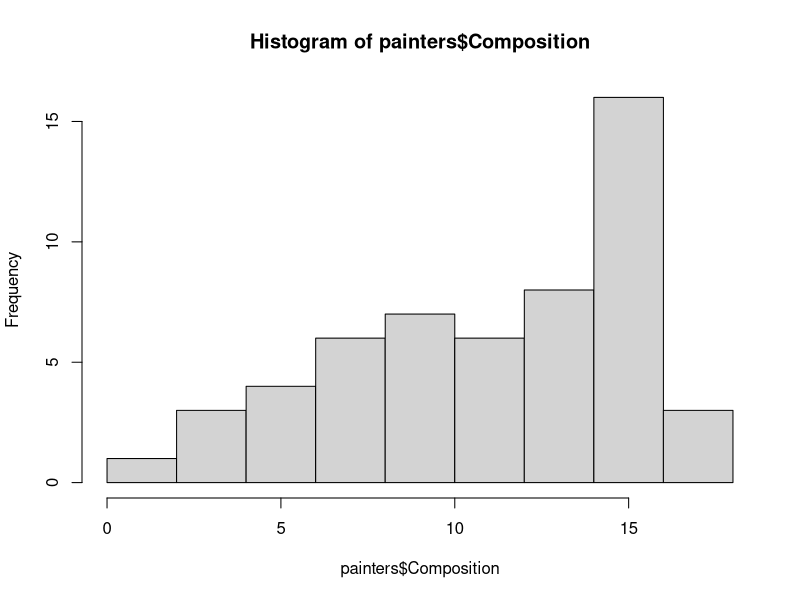
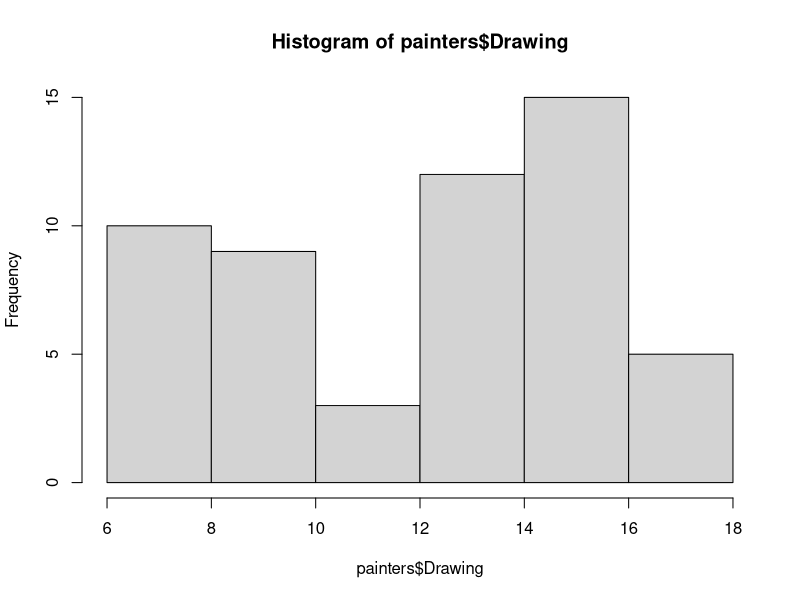
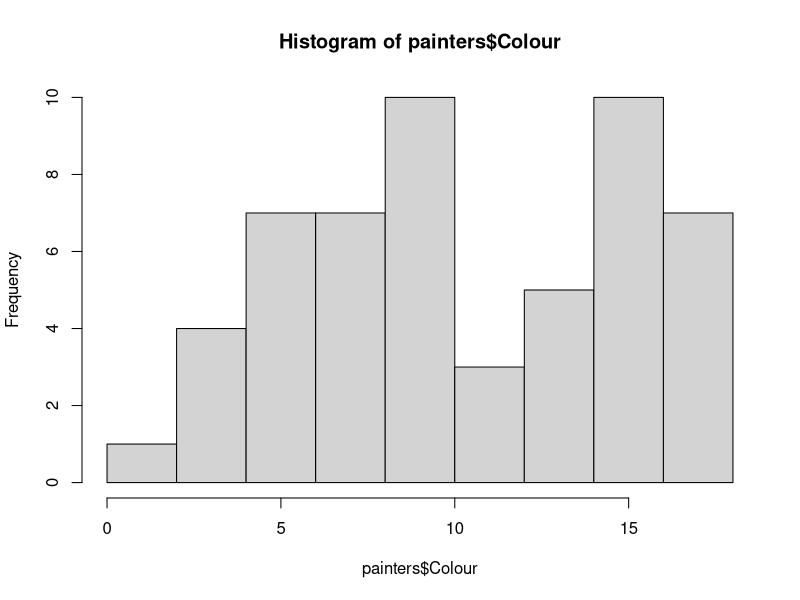
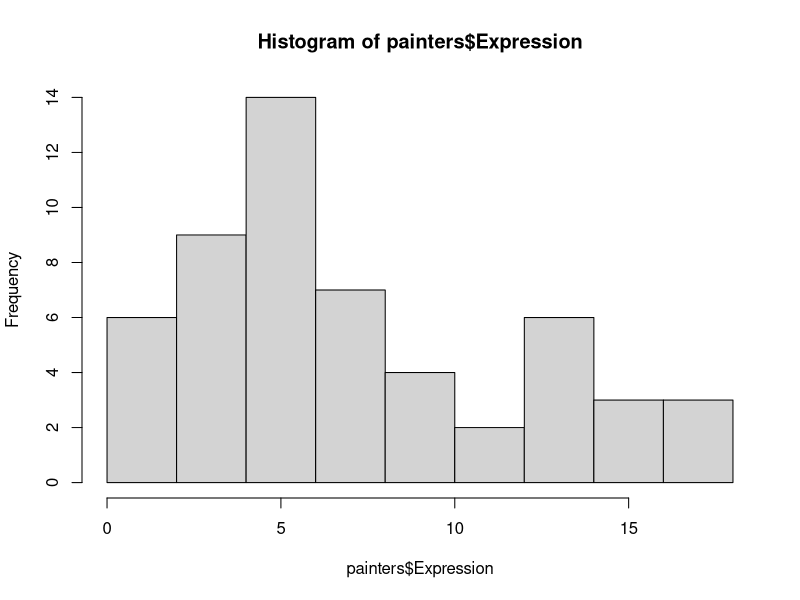
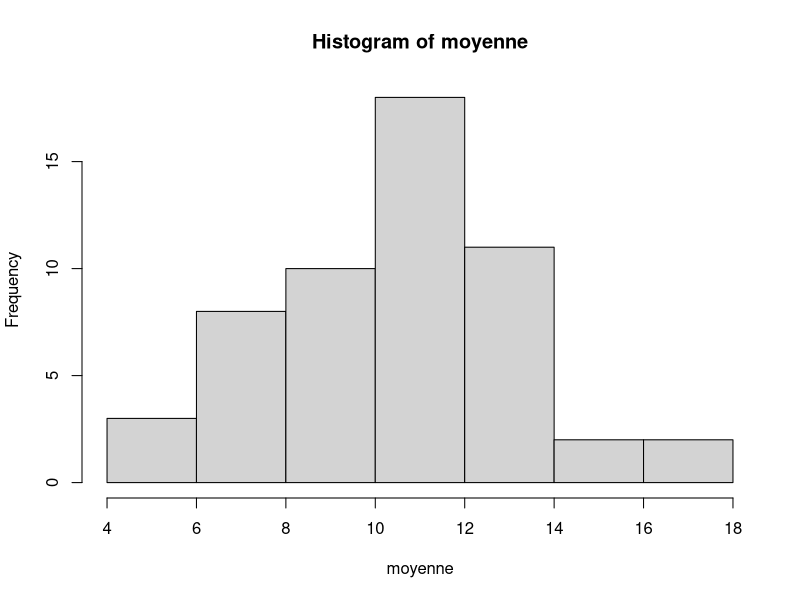
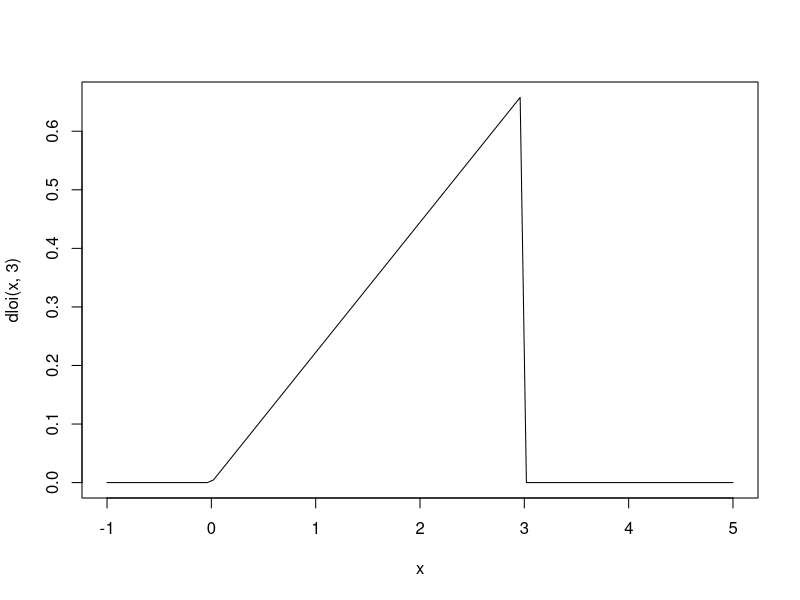
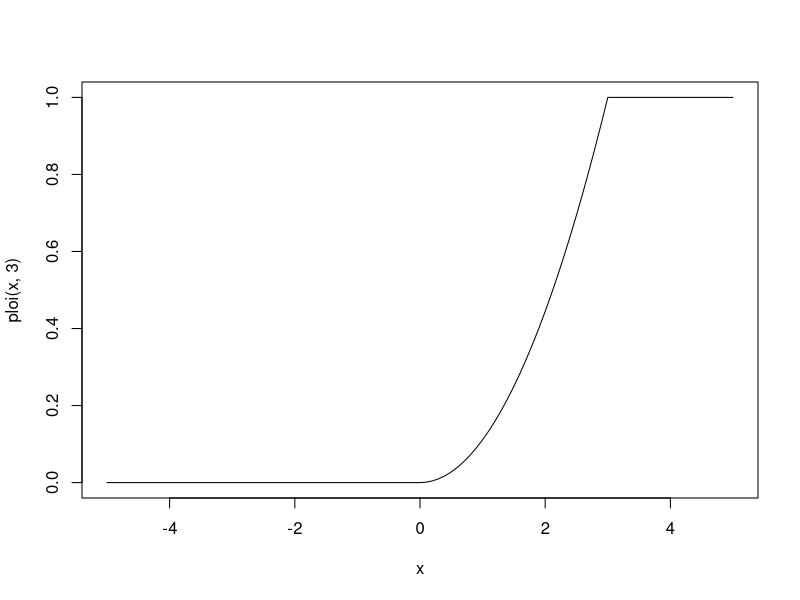
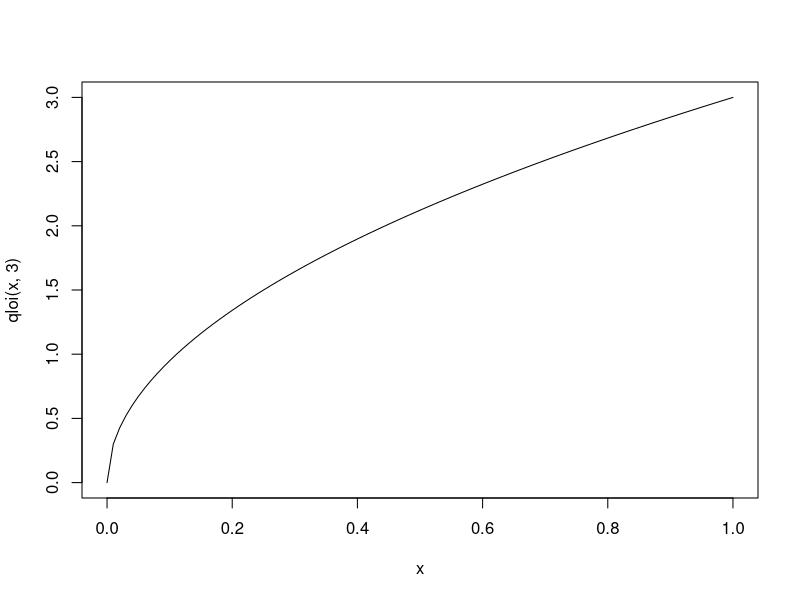

These figures' R source, in order:
#Exercice 1

#Import de la librairie MASS
library(MASS)
head(painters)

#Question 1
hist(painters$Composition)
hist(painters$Drawing)
hist(painters$Colour)
hist(painters$Expression)

#Question 2
moyenne <- (painters$Composition + painters$Drawing + painters$Colour + painters$Expression)/4

#Question 3
moyenne_emp1 <- sum(moyenne) / length(moyenne)
variance1 <- (sum((moyenne - moyenne_emp1)**2))/length(moyenne)
variance_corr1 <- length(moyenne)/(length(moyenne) - 1) * variance1
ecart_type1 <- sqrt(variance1)
ecart_type_corr1 <- sqrt(variance_corr1)

#Question 4
moyenne_emp2 <- mean(moyenne)
variance2 <- var(moyenne)
ecart_type2 <- sd(moyenne)
variance_corr2 <- (length(moyenne)+1)/length(moyenne) * variance2
ecart_type_corr2 <- sqrt(variance_corr2)
  
#La variance dans R est la variance corrigée
  
#Question 5
hist(moyenne)

#Question 6
un <- 1 - pnorm(3, 0, 1) # ou pnorm(3, lower.tail = FALSE)
deux <- pnorm(42, 35, 6)
trois <- pnorm(50, 35, 6) - pnorm(40, 35, 6)
quatre_a <- dbinom(4, 5, 0.5)
quatre_b <- dbinom(9, 10, 0.5)
quatre_c <- dbinom(29, 30, 0.5)
cinq <- 1 - pbinom(14, 20, 0.5)
six <- pbinom(15, 20, 0.5) - pbinom(9, 20, 0.5)

#Question 7
alpha <- c(0.05, 0.1, 0.9)
un <- qnorm(alpha, 0, 1)
deux <- qchisq(alpha, 10)
trois <- qt(alpha, 5)
quatre <- qf(alpha, 2, 5)

#Question 8
dloi <- function(x, b)
{
  if (b < 0)
  {
    stop("Erreur : b doit être strictement positif")
  }
  a <- 2 / b**2
  f <- a * x
  f[x < 0] = 0
  f[x > b] = 0
  return(f)
}

#Question 9
dloi(c(-1:5), 3)
curve(dloi(x, 3), from = -1, to = 5)

#Question 10
ploi <- function(x, b)
{
  if (b < 0)
  {
    stop("Erreur : b doit être strictement positif")
  }
  a <- 2 / b**2
  f_rep <- a * x**2 / 2
  f_rep[x < 0] = 0
  f_rep[x > b] = 1
  return (f_rep)
}

#Question 11
curve(ploi(x, 3), from = -5, to = 5)

#Question 12
qloi <- function(alpha, b)
{
  if (b < 0)
  {
    stop("Erreur : b doit être strictement positif")
  }
  #Si un alpha de la liste est négatif
  if (length(alpha[alpha < 0 | alpha > 1] > 0))
  {
    stop("Erreur : alpha doit être compris entre 0 et 1")
  }
  quartile <- b * sqrt(alpha)
  quartile[alpha == 0] <- 0
  quartile[alpha == 1] <- b
  return (quartile)
}

curve(qloi(x, 3), from = 0, to = 1)

#Question 13
rloi <- function(n, b)
{
  val <- qloi(runif(n, 0, 1), b)
  return (val)
}

#Question 14

par(mfrow = c(2, 2))
for (n in c(10, 50, 100, 1000))
{
  hist(rloi(n, 3), breaks = round(1 + 10/3 * log10(n)), freq = FALSE, main = n, xlim = c(-1, 4))
  curve(dloi(x, 3), add = TRUE)
}
